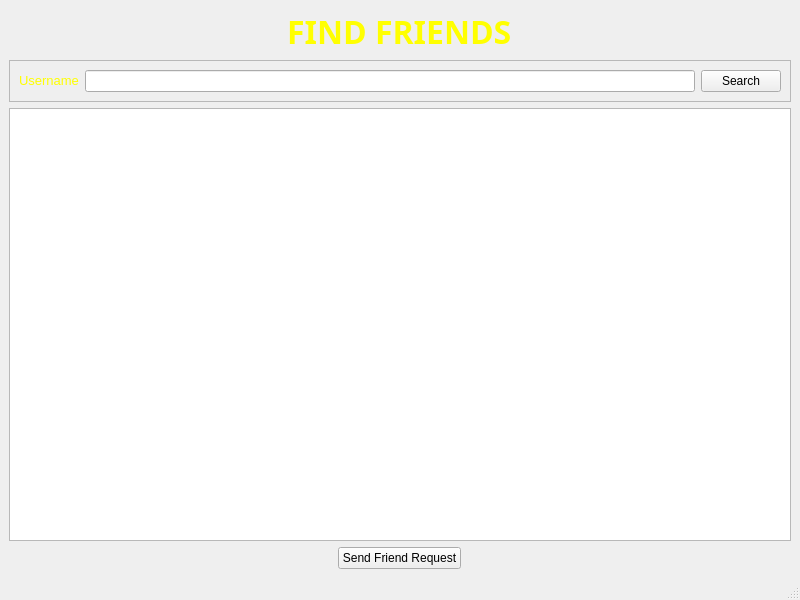
<?xml version="1.0" encoding="UTF-8"?>
<ui version="4.0">
 <class>find_friend</class>
 <widget class="QMainWindow" name="find_friend">
  <property name="geometry">
   <rect>
    <x>0</x>
    <y>0</y>
    <width>800</width>
    <height>600</height>
   </rect>
  </property>
  <property name="windowTitle">
   <string>Find New Friends</string>
  </property>
  <widget class="QWidget" name="centralwidget">
   <layout class="QVBoxLayout" name="verticalLayout">
    <item alignment="Qt::AlignHCenter|Qt::AlignVCenter">
     <widget class="QLabel" name="label">
      <property name="font">
       <font>
        <family>Ubuntu Condensed</family>
        <pointsize>24</pointsize>
        <weight>75</weight>
        <bold>true</bold>
       </font>
      </property>
      <property name="text">
       <string>&lt;html&gt;&lt;head/&gt;&lt;body&gt;&lt;p&gt;&lt;span style=&quot; color:#ffff00;&quot;&gt;FIND FRIENDS&lt;/span&gt;&lt;/p&gt;&lt;/body&gt;&lt;/html&gt;</string>
      </property>
     </widget>
    </item>
    <item>
     <widget class="QFrame" name="frame">
      <property name="frameShape">
       <enum>QFrame::StyledPanel</enum>
      </property>
      <property name="frameShadow">
       <enum>QFrame::Raised</enum>
      </property>
      <layout class="QHBoxLayout" name="horizontalLayout">
       <item>
        <widget class="QLabel" name="label_2">
         <property name="text">
          <string>&lt;html&gt;&lt;head/&gt;&lt;body&gt;&lt;p&gt;&lt;span style=&quot; font-size:10pt; color:#ffff00;&quot;&gt;Username&lt;/span&gt;&lt;/p&gt;&lt;/body&gt;&lt;/html&gt;</string>
         </property>
        </widget>
       </item>
       <item>
        <widget class="QLineEdit" name="search_bartxt"/>
       </item>
       <item>
        <widget class="QPushButton" name="friendsearchbutton">
         <property name="text">
          <string>Search</string>
         </property>
        </widget>
       </item>
      </layout>
     </widget>
    </item>
    <item>
     <widget class="QTableView" name="friends_table"/>
    </item>
    <item alignment="Qt::AlignHCenter|Qt::AlignVCenter">
     <widget class="QPushButton" name="friend_req_button">
      <property name="text">
       <string>Send Friend Request</string>
      </property>
     </widget>
    </item>
   </layout>
  </widget>
  <widget class="QMenuBar" name="menubar">
   <property name="geometry">
    <rect>
     <x>0</x>
     <y>0</y>
     <width>800</width>
     <height>26</height>
    </rect>
   </property>
  </widget>
  <widget class="QStatusBar" name="statusbar"/>
 </widget>
 <resources/>
 <connections/>
</ui>
